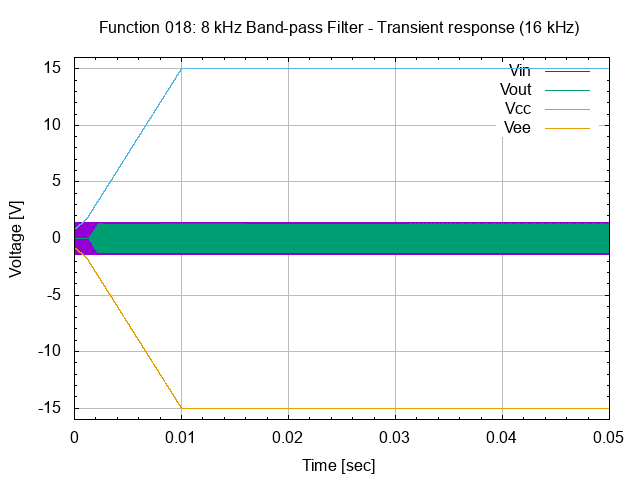

Recreate this plot in gnuplot.
# set terminal
set term png

# set graph
set output "26.018.00.01.02.01.png"
set title "Function 018: 8 kHz Band-pass Filter - Transient response (16 kHz)"

# setup Y-axis
set yrange [-16:16]
set grid ytics lt 1 lw 1 lc rgb "#bbbbbb"
set mytics
set ylabel "Voltage [V]"

# setup X-axis
set grid xtics lt 1 lw 1 lc rgb "#bbbbbb"
set mxtics
set xrange [0:0.05]
set xlabel "Time [sec]"

# setup plot style
set style data lines
plot '26.018.00.01.02.dat' using 1:2 title "Vin", \
     '26.018.00.01.02.dat' using 1:3 title "Vout", \
     '26.018.00.01.02.dat' using 1:4 title "Vcc", \
     '26.018.00.01.02.dat' using 1:5 title "Vee"

# set output back to default
set output

# reset terminal type
set terminal pop
